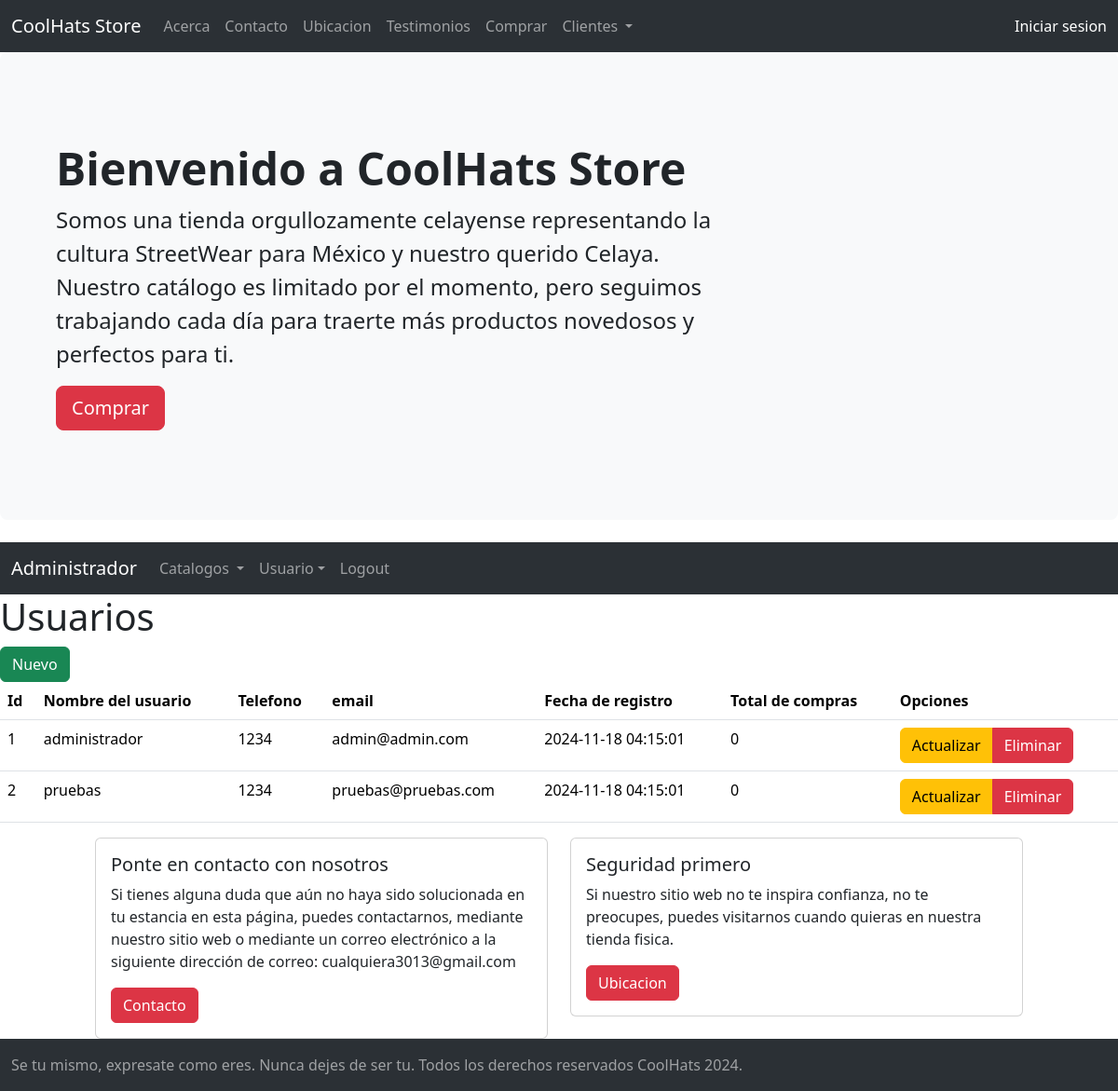
/admin/usuario.php (signed in), run on the app's committed database.
### tables this page shows
CREATE TABLE usuario (
    id INT AUTO_INCREMENT PRIMARY KEY,
    nombre_completo VARCHAR(100) NOT NULL,
    telefono VARCHAR(20),
    contrasena VARCHAR(50),
    email VARCHAR(100) NOT NULL UNIQUE,
    fecha_registro TIMESTAMP DEFAULT CURRENT_TIMESTAMP,
    total_compras INT DEFAULT 0
);

### sistema.class.php (called while the page is built, shortened)
<?php
    class sistema {
        function conexion(){
            $this -> con = new PDO(SGBD.':host='.DBHOST.';dbname='.DBNAME.';port='.DBPORT, DBUSER, DBPASS);
        }
    }
?>

### admin/usuario.class.php (called while the page is built, shortened)
<?php
 require_once ('../sistema.class.php');
 class usuario extends sistema {
    function readAll (){
        $this -> con->beginTransaction();
        try {
          $consulta ='select * from usuario;';
          $sql = $this->con->prepare ($consulta);
          $sql -> execute();
          $result = $sql -> fetchALL(PDO::FETCH_ASSOC);
          return $result;
        } catch (Exception $e) {
          $this -> con ->rollBack();
          echo $e -> getMessage();
        }
    }
 }
?>

### admin/views/usuario/index.php (the view, shortened to what this page needs)
<?php require('views/header/headerAdministrador.php');?>
  <h1>Usuarios</h1>
  <a href="usuario.php?accion=crear" class="btn btn-success">Nuevo</a>
  <table class="table">
  <thead>
    <tr>
      <th scope="col">Id</th>
      <th scope="col">Nombre del usuario</th>
      <th scope="col">Telefono</th>
      <th scope="col">email</th>
      <th scope="col">Fecha de registro</th>
      <th scope="col">Total de compras</th>
      <th scope="col">Opciones</th>
    </tr>
  </thead>
  <tbody>
    <?php foreach($usuarios as $usuario): ?>
    <tr>
      <td><?php echo $usuario ['id']; ?></td>
      <td><?php echo $usuario ['nombre_completo']; ?></td>
      <td><?php echo $usuario ['telefono']; ?></td>
      <td><?php echo $usuario ['email']; ?></td>
      <td><?php echo $usuario ['fecha_registro']; ?></td>
      <td><?php echo $usuario ['total_compras']; ?></td>
      <td>
        <div class="btn-group" role="group" aria-label="Basic radio toggle button group">
          <a href="usuario.php?accion=actualizar&id=<?php echo $usuario ['id']; ?>" class="btn btn-warning">Actualizar</a>
          <a href="usuario.php?accion=eliminar&id=<?php echo $usuario ['id']; ?>" class="btn btn-danger">Eliminar</a>
        </div>
      </td>
    </tr>
    <?php endforeach; ?>
  </tbody>
</table>
<?php require('views/footer.php')?>

### css/main.css (style rules this page uses)
* { margin: 0px; padding: 0px; }

### data on the page
usuario: id "1", nombre_completo "administrador", telefono "1234", email "admin@admin.com", fecha_registro "2024-11-18 04:15:01", total_compras "0"
usuario: id "2", nombre_completo "pruebas", telefono "1234", email "pruebas@pruebas.com", fecha_registro "2024-11-18 04:15:01", total_compras "0"
